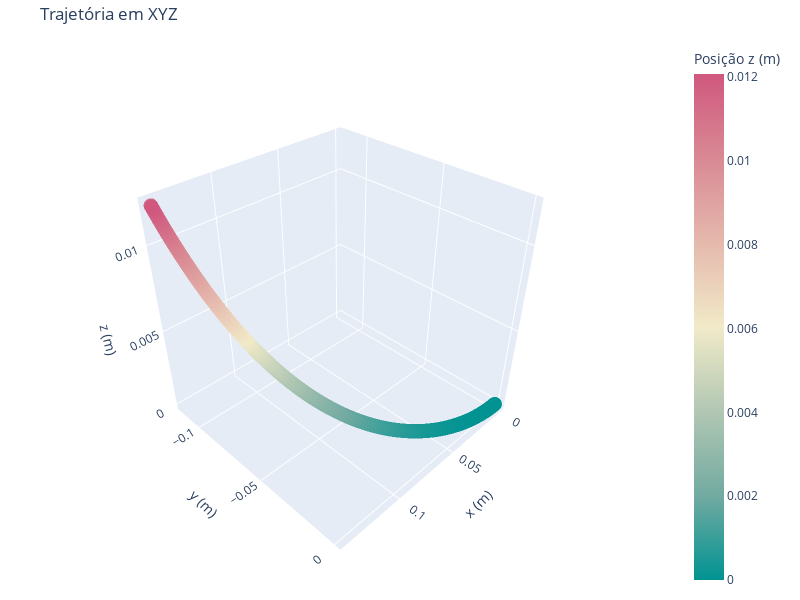

The code cell stored with this chart in its notebook:
### Code cell
main_func(m, q, x0, y0, z0, b_field, e_field, Ec0, v_direction, step, total_t, output_file, txt_name)

### Figure 1 — Plotly figure (JSON) as saved in the notebook; plotly's stock layout.template omitted (floating-point values rounded to 4 significant figures; data arrays with more than 128 entries replaced by an {"elided": "..."} marker saying what was removed)
{"data": [{"marker": {"color": {"elided": "1000 float values"}, "colorbar": {"title": {"text": "Posição z (m)"}}, "colorscale": [[0, "rgb(0, 147, 146)"], [0.1667, "rgb(114, 170, 161)"], [0.3333, "rgb(177, 199, 179)"], [0.5, "rgb(241, 234, 200)"], [0.6667, "rgb(229, 185, 173)"], [0.8333, "rgb(217, 137, 148)"], [1, "rgb(208, 88, 126)"]], "opacity": 0.8, "size": 5}, "mode": "markers", "type": "scatter3d", "x": {"elided": "1000 float values"}, "y": {"elided": "1000 float values"}, "z": {"elided": "1000 float values"}}], "layout": {"height": 600, "margin": {"b": 10, "l": 10, "r": 20, "t": 40}, "scene": {"camera": {"eye": {"x": 1.5, "y": 1.5, "z": 1.5}}, "xaxis": {"title": {"text": "x (m)"}}, "yaxis": {"title": {"text": "y (m)"}}, "zaxis": {"title": {"text": "z (m)"}}}, "title": {"text": "Trajetória em XYZ"}, "width": 800}}
